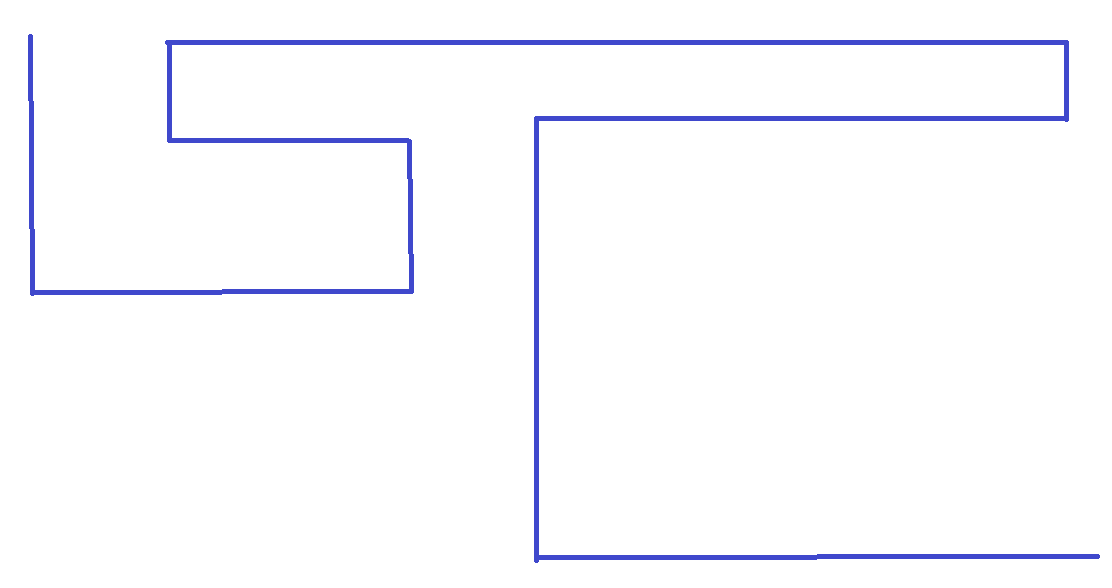
#> input picture imagen.png, 1112 x 588 px, given in place of the camera
$ python main.py
#> lines starting #> are read from the running program, lines starting #| are printed output that depends on the picture; after the words box and inside, x2 and y2 are one past the last pixel; in counts of white or black regions, pixels touching at a corner belong together
import cv2
import numpy as np

def process_video():
    # Inicia la captura desde la cámara
    cap = cv2.VideoCapture(0)  # "0" selecciona la cámara predeterminada
    if not cap.isOpened():
        print("No se pudo abrir la cámara")
        return

    while True:
        # Lee un frame desde la cámara
        ret, frame = cap.read()
#> frame is the input picture: shape (588, 1112, 3); mean B, G, R 253.6, 249.9, 249.7
        if not ret:
            print("No se pudo leer el frame")
            break

        # Convertir el frame al espacio de color HSV
        hsv = cv2.cvtColor(frame, cv2.COLOR_BGR2HSV)
#> hsv: shape (588, 1112, 3); mean H, S, V 3.3, 4.9, 253.6

        # Definir el rango para el color azul en HSV
        lower_blue = np.array([100, 150, 50])
        upper_blue = np.array([140, 255, 255])

        # Crear una máscara para detectar el color azul
        mask = cv2.inRange(hsv, lower_blue, upper_blue)
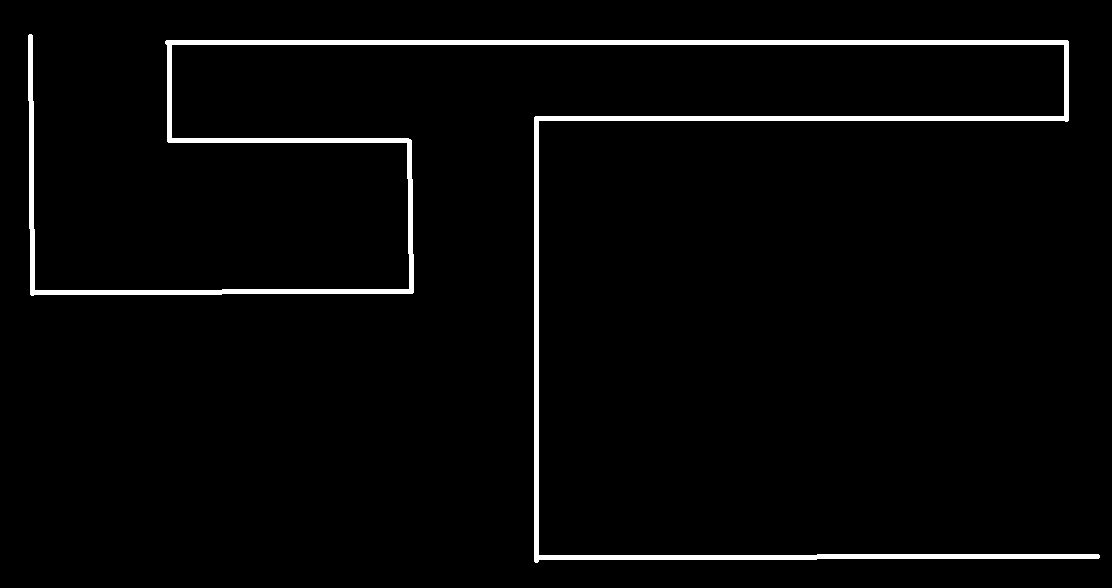
#> mask: shape (588, 1112); 2.8% white; 1 white region

        # Encontrar contornos en la máscara
        contours, _ = cv2.findContours(mask, cv2.RETR_EXTERNAL, cv2.CHAIN_APPROX_SIMPLE)
#> contours = 1 contour; box (x1, y1, x2, y2) and area: (28, 34, 1100, 563) 14546

        # Variables para mostrar la dirección
        direction = "Detener"  # Por defecto, el movimiento está detenido

        if contours:
            # Seleccionar el contorno más grande
            largest_contour = max(contours, key=cv2.contourArea)
#> largest_contour = contour of 80 points, box (x1, y1, x2, y2) (28, 34, 1100, 563), area 14546

            # Calcular el momento del contorno para encontrar su centroide
            moments = cv2.moments(largest_contour)
#> moments = moments, m00 14546.5, centre m10/m00, m01/m00 = (549.2, 219.2)
            if moments["m00"] != 0:
                cx = int(moments["m10"] / moments["m00"])  # Coordenada X del centroide
#> cx = 549
                cy = int(moments["m01"] / moments["m00"])  # Coordenada Y del centroide
#> cy = 219

                # Determinar la posición del centroide en relación al centro del frame
                frame_center = frame.shape[1] // 2  # Centro del frame en el eje X
#> frame_center = 556

                if cx < frame_center - 50:  # Ajusta el umbral según sea necesario
                    direction = "Izquierda"
                elif cx > frame_center + 50:
                    direction = "Derecha"
                else:
                    direction = "Recto"

                # Dibujar el centroide en el frame
                cv2.circle(frame, (cx, cy), 10, (0, 255, 0), -1)

        # Dibujar texto en el frame con la dirección detectada
        cv2.putText(frame, f"Direccion: {direction}", (10, 50), cv2.FONT_HERSHEY_SIMPLEX, 1, (0, 255, 0), 2)
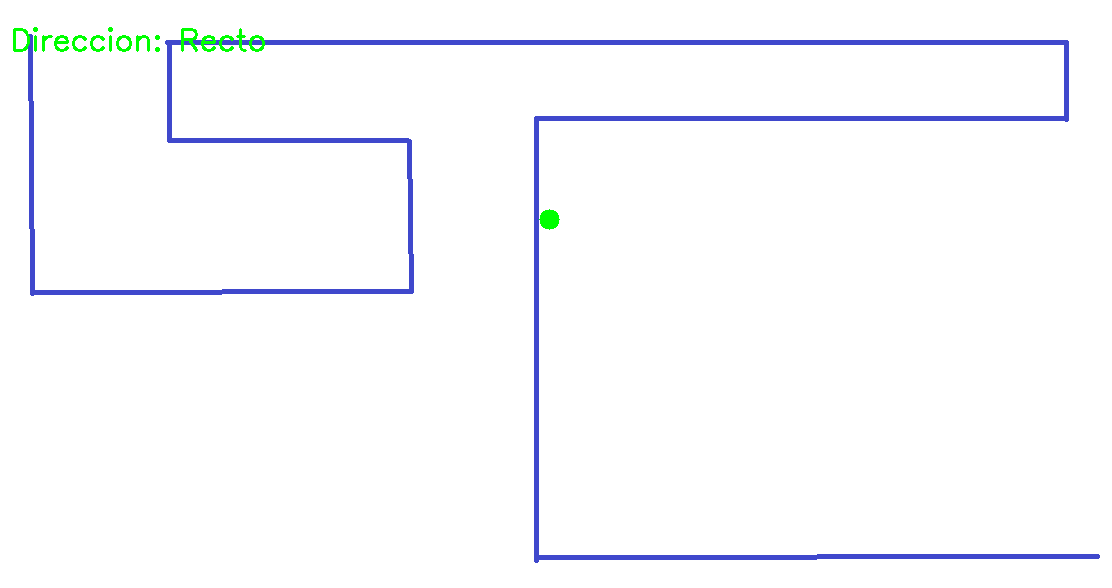
#> frame: shape (588, 1112, 3); mean B, G, R 252.8, 250, 248.9

        # Mostrar el frame
        cv2.imshow("Video en Tiempo Real", frame)

        # Salir con la tecla 'q'
        if cv2.waitKey(1) & 0xFF == ord('q'):
#> (key q is pressed here)
            break

    cap.release()
    cv2.destroyAllWindows()

# Ejecutar la función
process_video()
